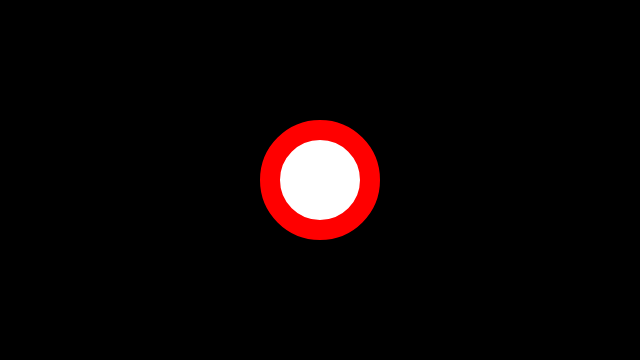
Frame 1 (no input)
Frame 60 (no input): identical to frame 1, image omitted
Frame 120 (the mouse pressed at the canvas centre since frame 60): identical to frame 1, image omitted

The p5.js sketch that drew this single still picture (run headless with seeded random() and noise() and a simulated clock; from frame 60 on, the mouse is pressed at the canvas centre):

// p5.js sketch
// ── sketch.js
// just draws a circle

function setup() {
	// create a place to draw
	createCanvas(640, 360);
}


function draw() {
	// clear the background
	background(0, 0, 0);

	// set drawing styles
	stroke(255, 0, 0);
	fill(255, 255, 255);
	strokeWeight(20);

	// draw a circle
	ellipse(320, 180, 100, 100);
}
